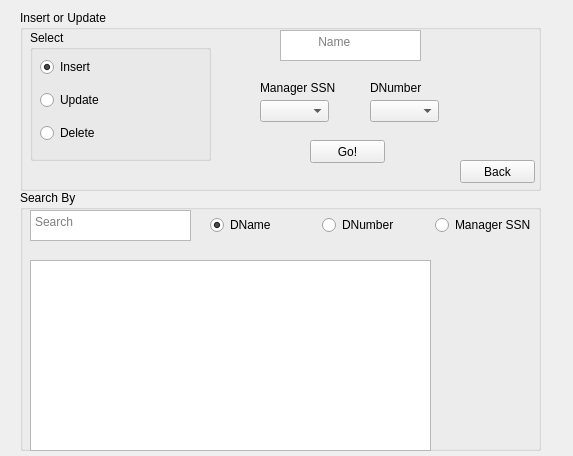
<?xml version="1.0" encoding="UTF-8"?>
<ui version="4.0">
 <class>department</class>
 <widget class="QWidget" name="department">
  <property name="geometry">
   <rect>
    <x>0</x>
    <y>0</y>
    <width>573</width>
    <height>456</height>
   </rect>
  </property>
  <property name="windowTitle">
   <string>Departments Managment</string>
  </property>
  <widget class="QGroupBox" name="Big">
   <property name="geometry">
    <rect>
     <x>20</x>
     <y>10</y>
     <width>521</width>
     <height>181</height>
    </rect>
   </property>
   <property name="title">
    <string>Insert or Update</string>
   </property>
   <widget class="QGroupBox" name="Small1">
    <property name="geometry">
     <rect>
      <x>10</x>
      <y>20</y>
      <width>181</width>
      <height>131</height>
     </rect>
    </property>
    <property name="title">
     <string>Select</string>
    </property>
    <widget class="QWidget" name="layoutWidget">
     <property name="geometry">
      <rect>
       <x>10</x>
       <y>20</y>
       <width>84</width>
       <height>101</height>
      </rect>
     </property>
     <layout class="QVBoxLayout" name="VLayout">
      <item>
       <widget class="QRadioButton" name="InsertDep">
        <property name="text">
         <string>Insert</string>
        </property>
        <property name="checked">
         <bool>true</bool>
        </property>
       </widget>
      </item>
      <item>
       <widget class="QRadioButton" name="UpdateDep">
        <property name="text">
         <string>Update</string>
        </property>
       </widget>
      </item>
      <item>
       <widget class="QRadioButton" name="DeleteDep">
        <property name="text">
         <string>Delete</string>
        </property>
       </widget>
      </item>
     </layout>
    </widget>
   </widget>
   <widget class="QPushButton" name="GoButton">
    <property name="geometry">
     <rect>
      <x>290</x>
      <y>130</y>
      <width>75</width>
      <height>23</height>
     </rect>
    </property>
    <property name="text">
     <string>Go!</string>
    </property>
   </widget>
   <widget class="QTextEdit" name="DepName">
    <property name="geometry">
     <rect>
      <x>260</x>
      <y>20</y>
      <width>141</width>
      <height>31</height>
     </rect>
    </property>
    <property name="placeholderText">
     <string>          Name</string>
    </property>
   </widget>
   <widget class="QComboBox" name="Mgr_SSN">
    <property name="geometry">
     <rect>
      <x>240</x>
      <y>90</y>
      <width>69</width>
      <height>22</height>
     </rect>
    </property>
   </widget>
   <widget class="QComboBox" name="DepartNum">
    <property name="geometry">
     <rect>
      <x>350</x>
      <y>90</y>
      <width>69</width>
      <height>22</height>
     </rect>
    </property>
   </widget>
   <widget class="QPushButton" name="Return">
    <property name="geometry">
     <rect>
      <x>440</x>
      <y>150</y>
      <width>75</width>
      <height>23</height>
     </rect>
    </property>
    <property name="text">
     <string>Back</string>
    </property>
   </widget>
   <widget class="QLabel" name="LSSN">
    <property name="geometry">
     <rect>
      <x>240</x>
      <y>70</y>
      <width>81</width>
      <height>16</height>
     </rect>
    </property>
    <property name="text">
     <string>Manager SSN</string>
    </property>
   </widget>
   <widget class="QLabel" name="LNumber">
    <property name="geometry">
     <rect>
      <x>350</x>
      <y>70</y>
      <width>71</width>
      <height>16</height>
     </rect>
    </property>
    <property name="text">
     <string>DNumber</string>
    </property>
   </widget>
  </widget>
  <widget class="QGroupBox" name="Small2">
   <property name="geometry">
    <rect>
     <x>20</x>
     <y>190</y>
     <width>521</width>
     <height>261</height>
    </rect>
   </property>
   <property name="title">
    <string>Search By</string>
   </property>
   <widget class="QTextEdit" name="Search">
    <property name="geometry">
     <rect>
      <x>10</x>
      <y>20</y>
      <width>161</width>
      <height>31</height>
     </rect>
    </property>
    <property name="placeholderText">
     <string>Search</string>
    </property>
   </widget>
   <widget class="QWidget" name="horizontalLayoutWidget">
    <property name="geometry">
     <rect>
      <x>190</x>
      <y>10</y>
      <width>331</width>
      <height>51</height>
     </rect>
    </property>
    <layout class="QHBoxLayout" name="horizontalLayout">
     <item>
      <widget class="QRadioButton" name="SName">
       <property name="text">
        <string>DName</string>
       </property>
       <property name="checked">
        <bool>true</bool>
       </property>
      </widget>
     </item>
     <item>
      <widget class="QRadioButton" name="SNumber">
       <property name="text">
        <string>DNumber</string>
       </property>
      </widget>
     </item>
     <item>
      <widget class="QRadioButton" name="SMgrssn">
       <property name="text">
        <string>Manager SSN</string>
       </property>
      </widget>
     </item>
    </layout>
   </widget>
   <widget class="QTableView" name="SearchTable">
    <property name="geometry">
     <rect>
      <x>10</x>
      <y>70</y>
      <width>401</width>
      <height>191</height>
     </rect>
    </property>
   </widget>
   <zorder>Search</zorder>
   <zorder>horizontalLayoutWidget</zorder>
   <zorder>SearchTable</zorder>
   <zorder>SNumber</zorder>
  </widget>
 </widget>
 <resources/>
 <connections/>
</ui>
